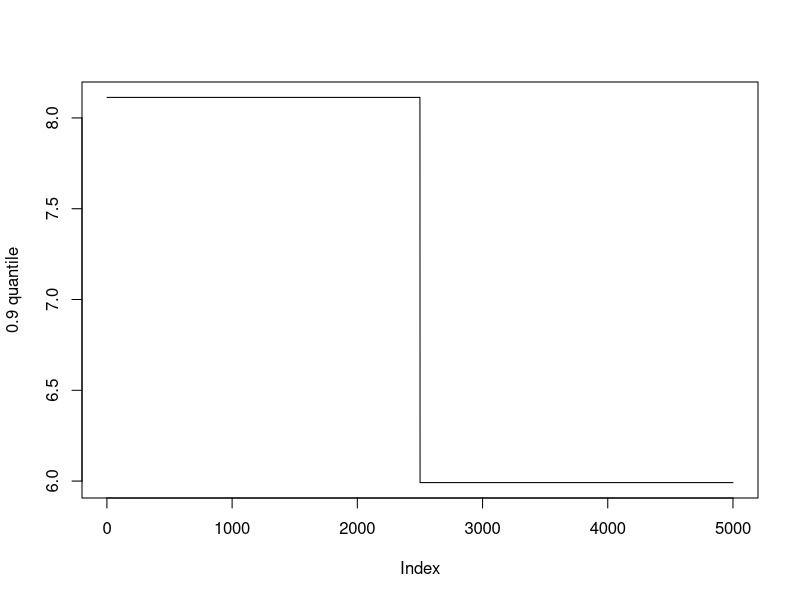

Recreate this plot in R. (Note: this script raises an error after producing the figure.)
# install.packages("devtools")
# library(devtools)
# install_github("zzh237/detrendr")
# install_github("glmgen/genlasso")
# library(detrendr)
# library(genlasso)
# trace(get_model, edit=TRUE)
MSE <- function(a, b){
  len = length(a)
  return(norm(a - b, type="2")**2/len) 
}

## Need a model selection that penalizes overfitting for our univariate usage


lambda_list <- 10**seq(-1, 4.5, length.out=300)

lambda <- 5
tau <- c(0.9)
n <- 5000
d <- 10



## prepare the inputs X, and the true function
x <- seq(1, n, 1)

# get sceneria 1, 2, 3
# x <- x/n


# get scenerio 4
# half <- n/2
# x[1:half] <- 3*x[1:half]
# x <- replace(x, seq(half+1, n, 1), 3*n - 3*tail(x,half))
# x <- x/n

# get scenerio 5
# x<- cos(6*pi*x/n)

# get scenario 6
x<- x*0

# get the simulated heterogeneously-smooth data
x_j <- x # we could add permutation for different j.


# scenerio 6
get_g_j <- function(x_j, j){
  g_0 <- (x_j + 0.1)*(j/10)
  g_0_n <- norm(g_0, type="2")/sqrt(n)
  a_j <- 1/g_0_n
  g_0 <- a_j**(x_j + 0.1)*(j/10)
  return(g_0)
}

# scenerio 5
# get_g_j <- function(x_j, j){
#   g_0 <- (x_j + 0.1)*(j/10)
#   g_0_n <- norm(g_0, type="2")/sqrt(n)
#   a_j <- 1/g_0_n
#   g_0 <- a_j*(x_j + 0.1)*(j/10)
#   return(g_0)
# }


# scenerio 4
# get_g_j <- function(x_j, j){
#   g_0 <- (x_j + 0.1)**(j/10)
#   g_0_n <- norm(g_0, type="2")/sqrt(n)
#   a_j <- 1/g_0_n
#   g_0 <- a_j*(x_j + 0.1)**(j/10)
#   return(g_0)
# }


# # scenerio 1, 2, 3, Doppler-like
# get_g_j <- function(x_j, j){
#   g_0 <- sin(2*pi/(x_j + 0.1)**(j/10))
#   g_0_n <- norm(g_0, type="2")/sqrt(n)
#   a_j <- 1/g_0_n
#   g_0 <- a_j*sin(2*pi/(x_j + 0.1)**(j/10))
#   return(g_0)
# }






# create y star and y 
y_list <- data.frame()
for (j in 1:d){
  y_j <- get_g_j(x_j, j) 
  y_list <- rbind(y_list, y_j)
}
#get the y_star
y_list <- unname(y_list)
# sum all of the columns to achieve the additive
y_star <- colSums(y_list)
#get the y_i
# get other scenerios error
# sce1 <- rnorm(n, 0, 1)
# sce2 <- rcauchy(n, 0, 1)
# e <- x**0.5/n**0.5
# te <- rt(n, 2)
# sce3 <- e*te
# sce4 <- rt(n,3)
# sce5 <- rcauchy(n, 0, 1)
# y <- y_star + sce1

# get scenerio 6 error
half <- n/2
x[1:half] <- (0.25*(x[1:half]/n)**0.5 + 1.375)/3
x <- replace(x, seq(half+1, n, 1), (7*(tail(x,half)/n)**0.5-2)/3)
sce6 <-rt(n,2)
sce6_9q <- qt(0.9, 2)
y<-y_star+x*sce6
y_9q <- y_star+x*sce6_9q
plot(y_9q, type="l", col="black", ylab='0.9 quantile')


y_mean <- mean(y)

get_mse <- function(k, alpha = 0.0001, max_t = 50){
  zero_matrix <- matrix(0, nrow = n, ncol = d)
  trend_list <- as.data.frame(zero_matrix) 
  # we initialize all component functions to be 0
  
  trend_hat_prev <- rep(0, times = n)
  t <- 1
  
  repeat {
    for (j in 1:d){
      # calculate jth partial residual using components not equal to j
      resp <- y - t(rowSums(trend_list[, -j]))
      fit_matrix <- trendfilter(resp, ord=k)$fit 
      mses<-apply(fit_matrix,2,MSE,b=resp)
      print(mses)
      trend_list[, j] <- fit_matrix[,which.min(mses)]
    }
    
    trend_hat <- rowSums(trend_list)
    
    if (all((abs(trend_hat - trend_hat_prev) <= alpha))) {
      cat("terminating after ", t, "iterations from convergence\n")
      break
    } 
    else if (t >= max_t) {
      cat("terminating manually after ", t, "iterations\n")
      break
    }
    trend_hat_prev <- trend_hat
    cat("after ", t, " iterations MSE = ", MSE(y_star, trend_hat), "\n")
    t <- t + 1
  }
  return(MSE(y_star, trend_hat))
}



get_mse_q <- function(k, alpha = 0.0001, max_t = 50){
  zero_matrix <- matrix(0, nrow = n, ncol = d)
  q_trend_list <- as.data.frame(zero_matrix) 
  # we initialize all component functions to be 0
  
  q_trend_hat_prev <- rep(0, times = n)
  t <- 1
  
  repeat {
    for (j in 1:d){
      # calculate jth partial residual using components not equal to j
      resp <- y - as.numeric(t(rowSums(q_trend_list[, -j])))
      old_MSE <- Inf
      for (lambda in lambda_list) {
        fit <- get_trend(resp, tau, lambda, k)
        if (MSE(fit, resp) < old_MSE) {
          best_fit <- fit
          old_MSE <- MSE(fit, resp)
        }  
      }
      q_trend_list[, j] <- best_fit
    }
    
    q_trend_hat <- rowSums(q_trend_list)
    
    if (all(abs(q_trend_hat - q_trend_hat_prev) <= alpha)) {
      cat("terminating after ", t, "iterations from convergence\n")
      break
    } 
    else if (t >= max_t) {
      cat("terminating manually after ", t, "iterations\n")
      break
    }
    q_trend_hat_prev <- q_trend_hat
    cat("after ", t, " iterations MSE = ", MSE(y_star, q_trend_hat), "\n")
    t <- t + 1
  }
  return(MSE(y_star, q_trend_hat))
}


ATF2 = get_mse(k=2)
ATF2
QATF2 = get_mse_q(k=2)
QATF2
ATF3 = get_mse(k=3)
ATF3
QATF3 = get_mse_q(k=3)
QATF3


data = data.frame(n = n, Scenario = 6,
                  tau=tau, QATF2 = QATF2, QATF3 = QATF3,
                  ATF2 =ATF2, ATF3 =ATF3)

# write data to a sample.csv file
write.table(data, file = "~/QATF/sample2.csv", append = TRUE, quote = FALSE,
            col.names = FALSE, row.names = FALSE) 



#> Using same lambda for all quantiles
plot(y, type="l", col="black") # this is the y with errors
plot(y_star, type="l", col="black") # this is the y_star, without errors


# lines(trend_hat~x, col="red")
# lines(q_trend_hat~x, col="blue")
# lines(trend[,1]~x, col="red")
# lines(trend[,2]~x, col="blue")
